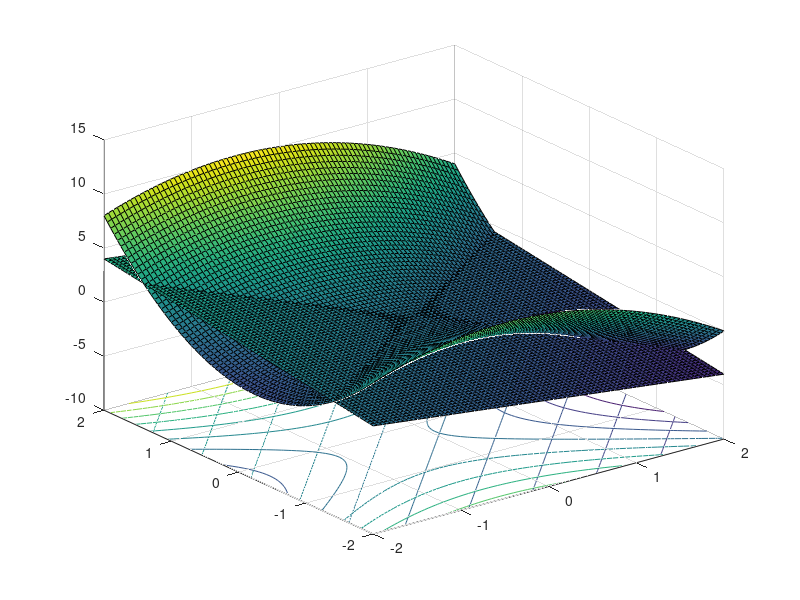

Reproduce this figure in MATLAB.
% clear;
% % load milk512.mat;
% % im = mat2gray(milk512);
% im = imread('s14.bmp');
% im = double(imresize(im, [128,128]));
% imsize = size(im);
% 
% subplot(1,2,1);  imshow(mat2gray(im));
% title('Original image');
% 
% logim = log10(im);
% 
% [h0, h1, f0, f1] = daub(2);
% n = 4;
% y = wt2d(logim, h0, h1, n);
% y1 = zeros(imsize);
% y1(1:2^(7-n),1:2^(7-n)) = y(1:2^(7-n),1:2^(7-n));
% xh = iwt2d(y1, f0, f1, n);
% logim1 = logim - xh;
% im1 = 10.^(logim1);
% subplot(1,2,2);  imshow(im1);

clear;
x1 = -2 : 0.05 : 2;
x2 = -2 : 0.05 : 2;
y = zeros(length(x1), length(x2));
y1 = y;
for ii = 1:length(x1)
	for jj = 1:length(x2)
		y(ii, jj) = 2*x1(ii)^2 - x2(jj)^2 + x1(ii)-x2(jj);
		y1(ii,jj) = x1(ii)-x2(jj);
	end
end
surfc(x1, x2, y); hold on;
surfc(x1, x2, y1)